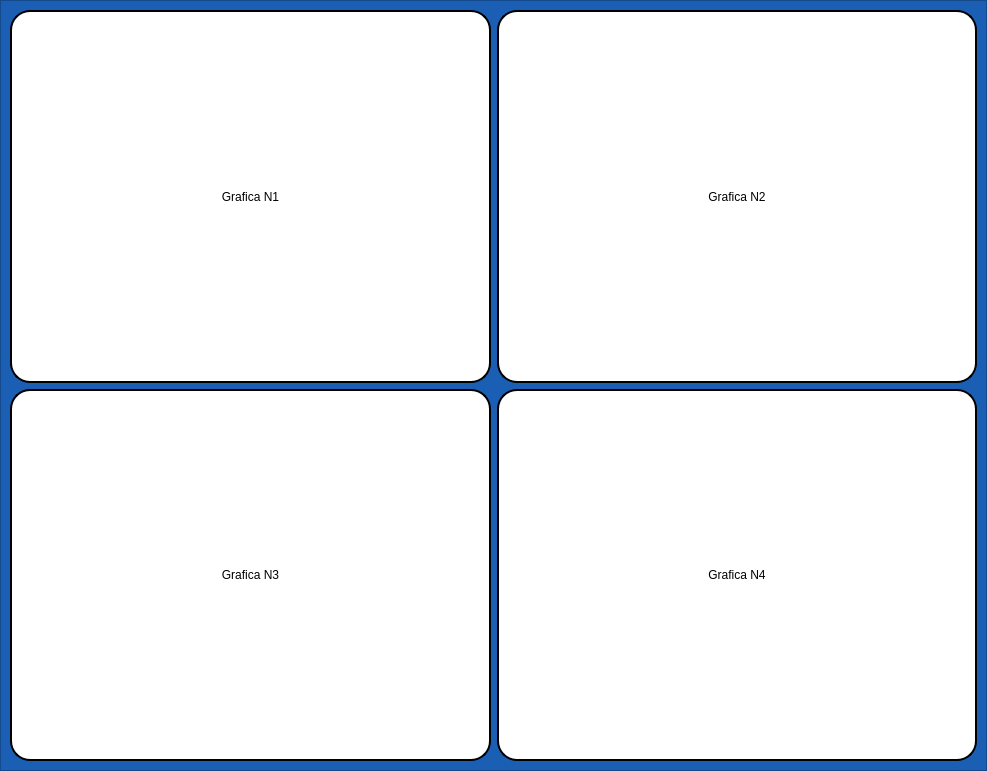
<?xml version="1.0" encoding="UTF-8"?>
<ui version="4.0">
 <class>MainWindow</class>
 <widget class="QMainWindow" name="MainWindow">
  <property name="geometry">
   <rect>
    <x>0</x>
    <y>0</y>
    <width>987</width>
    <height>771</height>
   </rect>
  </property>
  <property name="windowTitle">
   <string>Graficas MatlobPlib</string>
  </property>
  <widget class="QWidget" name="centralwidget">
   <layout class="QVBoxLayout" name="verticalLayout">
    <property name="spacing">
     <number>0</number>
    </property>
    <property name="leftMargin">
     <number>0</number>
    </property>
    <property name="topMargin">
     <number>0</number>
    </property>
    <property name="rightMargin">
     <number>0</number>
    </property>
    <property name="bottomMargin">
     <number>0</number>
    </property>
    <item>
     <widget class="QFrame" name="frame">
      <property name="styleSheet">
       <string notr="true">background-color: rgb(26, 95, 180);</string>
      </property>
      <property name="frameShape">
       <enum>QFrame::StyledPanel</enum>
      </property>
      <property name="frameShadow">
       <enum>QFrame::Raised</enum>
      </property>
      <layout class="QGridLayout" name="gridLayout">
       <item row="0" column="0">
        <widget class="QFrame" name="frame_2">
         <property name="styleSheet">
          <string notr="true">QFrame{
background-color: rgb(255, 255, 255);
border-radius: 20px;
border: 2px solid #000000;
}
</string>
         </property>
         <property name="frameShape">
          <enum>QFrame::StyledPanel</enum>
         </property>
         <property name="frameShadow">
          <enum>QFrame::Raised</enum>
         </property>
         <layout class="QVBoxLayout" name="verticalLayout_3" stretch="1,5">
          <item>
           <widget class="QLabel" name="label">
            <property name="styleSheet">
             <string notr="true">QLabel{
border:none;
}</string>
            </property>
            <property name="text">
             <string>Grafica N1</string>
            </property>
            <property name="alignment">
             <set>Qt::AlignCenter</set>
            </property>
           </widget>
          </item>
          <item>
           <layout class="QVBoxLayout" name="grafica_uno"/>
          </item>
         </layout>
        </widget>
       </item>
       <item row="0" column="1">
        <widget class="QFrame" name="frame_5">
         <property name="styleSheet">
          <string notr="true">QFrame{
background-color: rgb(255, 255, 255);
border-radius: 20px;
border: 2px solid #000000;
}
</string>
         </property>
         <property name="frameShape">
          <enum>QFrame::StyledPanel</enum>
         </property>
         <property name="frameShadow">
          <enum>QFrame::Raised</enum>
         </property>
         <layout class="QVBoxLayout" name="verticalLayout_10" stretch="1,5">
          <item>
           <widget class="QLabel" name="label_5">
            <property name="styleSheet">
             <string notr="true">QLabel{
border:none;
}</string>
            </property>
            <property name="text">
             <string>Grafica N2</string>
            </property>
            <property name="alignment">
             <set>Qt::AlignCenter</set>
            </property>
           </widget>
          </item>
          <item>
           <layout class="QVBoxLayout" name="grafica_dos"/>
          </item>
         </layout>
        </widget>
       </item>
       <item row="1" column="0">
        <widget class="QFrame" name="frame_4">
         <property name="styleSheet">
          <string notr="true">QFrame{
background-color: rgb(255, 255, 255);
border-radius: 20px;
border: 2px solid #000000;
}
</string>
         </property>
         <property name="frameShape">
          <enum>QFrame::StyledPanel</enum>
         </property>
         <property name="frameShadow">
          <enum>QFrame::Raised</enum>
         </property>
         <layout class="QVBoxLayout" name="verticalLayout_6" stretch="1,5">
          <item>
           <widget class="QLabel" name="label_3">
            <property name="styleSheet">
             <string notr="true">QLabel{
border:none;
}</string>
            </property>
            <property name="text">
             <string>Grafica N3</string>
            </property>
            <property name="alignment">
             <set>Qt::AlignCenter</set>
            </property>
           </widget>
          </item>
          <item>
           <layout class="QVBoxLayout" name="grafica_tres"/>
          </item>
         </layout>
        </widget>
       </item>
       <item row="1" column="1">
        <widget class="QFrame" name="frame_3">
         <property name="styleSheet">
          <string notr="true">QFrame{
background-color: rgb(255, 255, 255);
border-radius: 20px;
border: 2px solid #000000;
}
</string>
         </property>
         <property name="frameShape">
          <enum>QFrame::StyledPanel</enum>
         </property>
         <property name="frameShadow">
          <enum>QFrame::Raised</enum>
         </property>
         <layout class="QVBoxLayout" name="verticalLayout_4" stretch="1,5">
          <item>
           <widget class="QLabel" name="label_2">
            <property name="styleSheet">
             <string notr="true">QLabel{
border:none;
}</string>
            </property>
            <property name="text">
             <string>Grafica N4</string>
            </property>
            <property name="alignment">
             <set>Qt::AlignCenter</set>
            </property>
           </widget>
          </item>
          <item>
           <layout class="QVBoxLayout" name="grafica_cuatro"/>
          </item>
         </layout>
        </widget>
       </item>
      </layout>
     </widget>
    </item>
   </layout>
  </widget>
 </widget>
 <resources/>
 <connections/>
</ui>
